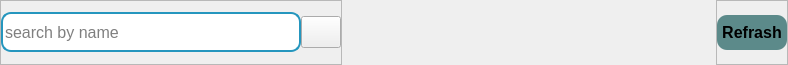
                <widget class="QWidget" name="widget_25" native="true">
                 <property name="geometry">
                  <rect>
                   <x>10</x>
                   <y>9</y>
                   <width>788</width>
                   <height>65</height>
                  </rect>
                 </property>
                 <property name="minimumSize">
                  <size>
                   <width>0</width>
                   <height>65</height>
                  </size>
                 </property>
                 <property name="maximumSize">
                  <size>
                   <width>16777215</width>
                   <height>65</height>
                  </size>
                 </property>
                 <layout class="QHBoxLayout" name="horizontalLayout_62">
                  <property name="spacing">
                   <number>0</number>
                  </property>
                  <property name="leftMargin">
                   <number>0</number>
                  </property>
                  <property name="topMargin">
                   <number>0</number>
                  </property>
                  <property name="rightMargin">
                   <number>0</number>
                  </property>
                  <property name="bottomMargin">
                   <number>0</number>
                  </property>
                  <item alignment="Qt::AlignLeft">
                   <widget class="QFrame" name="frame_42">
                    <property name="styleSheet">
                     <string notr="true"/>
                    </property>
                    <property name="frameShape">
                     <enum>QFrame::StyledPanel</enum>
                    </property>
                    <property name="frameShadow">
                     <enum>QFrame::Raised</enum>
                    </property>
                    <layout class="QHBoxLayout" name="horizontalLayout_63">
                     <property name="spacing">
                      <number>0</number>
                     </property>
                     <property name="leftMargin">
                      <number>0</number>
                     </property>
                     <property name="topMargin">
                      <number>0</number>
                     </property>
                     <property name="rightMargin">
                      <number>0</number>
                     </property>
                     <property name="bottomMargin">
                      <number>0</number>
                     </property>
                     <item>
                      <widget class="QLineEdit" name="lineEdit_32">
                       <property name="minimumSize">
                        <size>
                         <width>300</width>
                         <height>40</height>
                        </size>
                       </property>
                       <property name="font">
                        <font>
                         <pointsize>12</pointsize>
                        </font>
                       </property>
                       <property name="styleSheet">
                        <string notr="true">border-radius: 10px;
color: rgb(0, 0, 0);
border: 2px solid #2596be;
</string>
                       </property>
                       <property name="placeholderText">
                        <string>search by name</string>
                       </property>
                      </widget>
                     </item>
                     <item>
                      <widget class="QPushButton" name="pushButton_22">
                       <property name="minimumSize">
                        <size>
                         <width>0</width>
                         <height>32</height>
                        </size>
                       </property>
                       <property name="text">
                        <string/>
                       </property>
                       <property name="icon">
                        <iconset resource="1/2.qrc">
                         <normaloff>:/icon2/icon_white/search.svg</normaloff>:/icon2/icon_white/search.svg</iconset>
                       </property>
                       <property name="iconSize">
                        <size>
                         <width>30</width>
                         <height>30</height>
                        </size>
                       </property>
                      </widget>
                     </item>
                    </layout>
                   </widget>
                  </item>
                  <item alignment="Qt::AlignRight">
                   <widget class="QFrame" name="frame_43">
                    <property name="frameShape">
                     <enum>QFrame::StyledPanel</enum>
                    </property>
                    <property name="frameShadow">
                     <enum>QFrame::Raised</enum>
                    </property>
                    <layout class="QHBoxLayout" name="horizontalLayout_64">
                     <property name="spacing">
                      <number>0</number>
                     </property>
                     <property name="leftMargin">
                      <number>0</number>
                     </property>
                     <property name="topMargin">
                      <number>0</number>
                     </property>
                     <property name="rightMargin">
                      <number>0</number>
                     </property>
                     <property name="bottomMargin">
                      <number>0</number>
                     </property>
                     <item alignment="Qt::AlignRight">
                      <widget class="QPushButton" name="pushButton_23">
                       <property name="minimumSize">
                        <size>
                         <width>70</width>
                         <height>35</height>
                        </size>
                       </property>
                       <property name="font">
                        <font>
                         <pointsize>12</pointsize>
                         <weight>75</weight>
                         <bold>true</bold>
                        </font>
                       </property>
                       <property name="styleSheet">
                        <string notr="true">QPushButton{
	
	color: rgb(0, 0, 0);
	background-color: rgb(92, 138, 138);
	border-radius: 10px;
}

QPushButton:hover{
background-color: rgb(0, 88, 132);
	
	
}</string>
                       </property>
                       <property name="text">
                        <string>Refrash</string>
                       </property>
                       <property name="icon">
                        <iconset resource="1/2.qrc">
                         <normaloff>:/icon2/icon_white/refresh-cw.svg</normaloff>:/icon2/icon_white/refresh-cw.svg</iconset>
                       </property>
                       <property name="iconSize">
                        <size>
                         <width>25</width>
                         <height>25</height>
                        </size>
                       </property>
                      </widget>
                     </item>
                    </layout>
                   </widget>
                  </item>
                 </layout>
                </widget>
